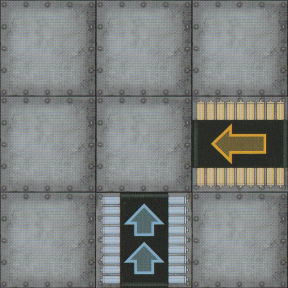

The image is a tile-based game level rendered from a .tmx file. Its description and complete source (layers, tilesets, objects, tile grids) follow:
An orthogonal 3x3 tile map with 96x96 px tiles, 4 tile layers (Conveyor, Floor, Wall, Pit).

<map version="1.2" tiledversion="1.2.2" orientation="orthogonal" renderorder="right-down" width="3" height="3" tilewidth="96" tileheight="96" infinite="0" nextlayerid="5" nextobjectid="1">
 <tileset firstgid="1" source="../RoboRallyTiles.tsx" />
 <layer id="1" name="Conveyor" width="3" height="3">
  <data encoding="csv">
0,0,0,
0,0,45,
0,12,0
</data>
 </layer>
 <layer id="2" name="Floor" width="3" height="3">
  <data encoding="csv">
5,5,5,
5,5,0,
5,0,5
</data>
 </layer>
 <layer id="3" name="Wall" width="3" height="3">
  <data encoding="csv">
0,0,0,
0,0,0,
0,0,0
</data>
 </layer>
 <layer id="4" name="Pit" width="3" height="3">
  <data encoding="csv">
0,0,0,
0,0,0,
0,0,0
</data>
 </layer>
</map>
